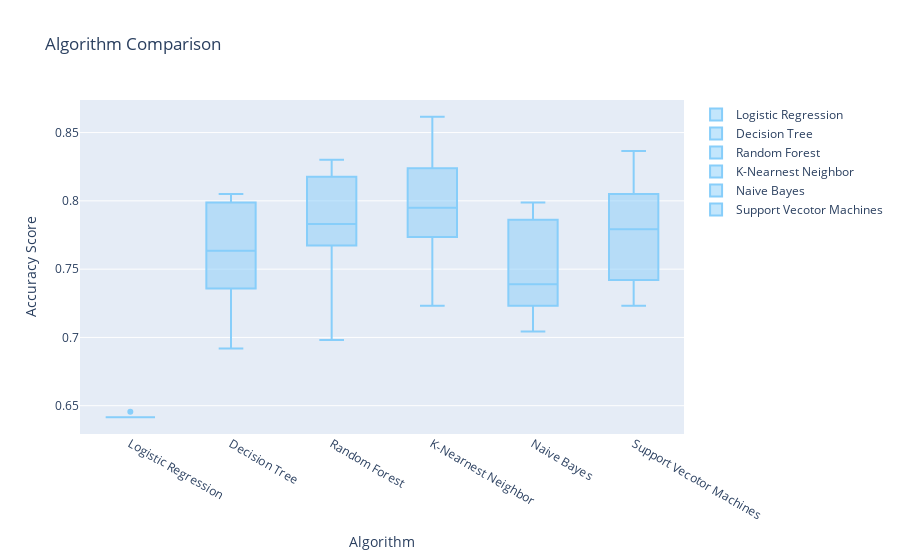

This figure's notebook cell:
### Markdown cell above
- Spot-check algorithms refer to a technique in machine learning where a range of different models are quickly trained and evaluated on a given dataset.

- This approach allows for the rapid evaluation of various algorithms to determine which ones may perform well on a particular problem. 

- The goal of spot-checking is not to identify the best possible model but rather to find a handful of promising models that can be further tuned and compared in more detail.

### Code cell
# Spot-Check Algorithms

def GetBasedModel():
    basedModels = []
    basedModels.append(('Logistic Regression' , LogisticRegression()))
    basedModels.append(('Decision Tree' , DecisionTreeClassifier()))
    basedModels.append(('Random Forest' , RandomForestClassifier()))
    basedModels.append(('K-Nearnest Neighbor' , KNeighborsClassifier()))
    basedModels.append(('Naive Bayes'  , GaussianNB()))
    basedModels.append(('Support Vecotor Machines' , SVC()))

    
    return basedModels

def BasedLine(X_train, y_train, models):
# Test options and evaluation metric
    num_folds = 10
    scoring = 'accuracy'

    results = []
    names = []
    for name, model in models:
        kfold = StratifiedKFold(n_splits=num_folds, random_state=42, shuffle=True)
        cv_results = cross_val_score(model, X_train, y_train, cv=kfold, scoring=scoring)
        results.append(cv_results)
        names.append(name)
        msg = "%s: %f (%f)" % (name, cv_results.mean(), cv_results.std())
       
        
    return names, results

class PlotBoxR(object):
    def __init__(self):
        py.init_notebook_mode(connected=True)
    
    def __Trace(self,nameOfFeature,value): 
    
        trace = go.Box(
            y=value,
            name=nameOfFeature,
            marker=dict(
                color='rgb(135, 206, 250)',
            )
        )
        return trace

    def PlotResult(self,names,results):
        
        data = []

        for i in range(len(names)):
            data.append(self.__Trace(names[i],results[i]))
    
        layout = go.Layout(title="Algorithm Comparison",
                           yaxis=dict(title="Accuracy Score"),
                           xaxis=dict(title="Algorithm"))

        fig = go.Figure(data=data, layout=layout)
        py.iplot(fig)
        
models = GetBasedModel()
names,results = BasedLine(X_train, y_train, models)
PlotBoxR().PlotResult(names,results)

def ScoreDataFrame(names,results):
    def floatingDecimals(f_val, dec=3):
        prc = "{:."+str(dec)+"f}" 
    
        return float(prc.format(f_val))

    scores = []
    for r in results:
        scores.append(floatingDecimals(r.mean(),4))

    scoreDataFrame = pd.DataFrame({'Model':names, 'Accuracy Score': scores})
    return scoreDataFrame

basedLineScore = ScoreDataFrame(names,results)
basedLineScore

### Figure 1 — Plotly figure (JSON) as saved in the notebook; plotly's stock layout.template omitted (floating-point values rounded to 4 significant figures)
{"data": [{"marker": {"color": "rgb(135, 206, 250)"}, "name": "Logistic Regression", "y": [0.6415, 0.6415, 0.6415, 0.6415, 0.6415, 0.6415, 0.6415, 0.6415, 0.6415, 0.6456], "type": "box"}, {"marker": {"color": "rgb(135, 206, 250)"}, "name": "Decision Tree", "y": [0.805, 0.7987, 0.7358, 0.7484, 0.7358, 0.7987, 0.6918, 0.7673, 0.7736, 0.7595], "type": "box"}, {"marker": {"color": "rgb(135, 206, 250)"}, "name": "Random Forest", "y": [0.8302, 0.8176, 0.7673, 0.7484, 0.7736, 0.7925, 0.6981, 0.7736, 0.8176, 0.7975], "type": "box"}, {"marker": {"color": "rgb(135, 206, 250)"}, "name": "K-Nearnest Neighbor", "y": [0.8616, 0.8302, 0.7673, 0.7736, 0.7987, 0.7799, 0.7233, 0.8239, 0.8239, 0.7911], "type": "box"}, {"marker": {"color": "rgb(135, 206, 250)"}, "name": "Naive Bayes", "y": [0.7987, 0.7484, 0.7296, 0.7044, 0.7296, 0.7233, 0.717, 0.7862, 0.7862, 0.7785], "type": "box"}, {"marker": {"color": "rgb(135, 206, 250)"}, "name": "Support Vecotor Machines", "y": [0.8365, 0.805, 0.7547, 0.7233, 0.7736, 0.7296, 0.7421, 0.805, 0.7925, 0.7848], "type": "box"}], "layout": {"title": {"text": "Algorithm Comparison"}, "xaxis": {"title": {"text": "Algorithm"}, "type": "category", "range": [-0.5, 5.5], "autorange": true}, "yaxis": {"title": {"text": "Accuracy Score"}, "type": "linear", "range": [0.6293, 0.8739], "autorange": true}, "autosize": true}}
